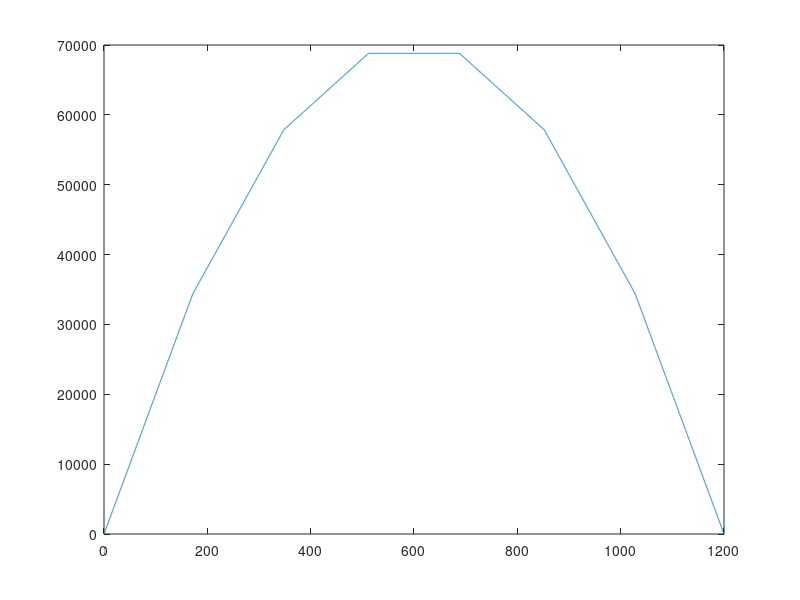

The MATLAB source for this figure:
%% 
% Beam Solver 3000

% change load here
case_loads = linspace(400/6, 400/6, 6);

% add first location of load and adjust load spacing
first = 172
loads = [case_loads; first + [0 176 340 516 680 856]];

% 

% reaction forces
By = sum(loads(2,:).*loads(1,:))/1200;
Ay = sum(loads(1,:)) - By;
V = max(Ay, By);

SFD = [Ay zeros(1, length(loads(1,:))); loads(2,1) zeros(1, length(loads(1,:))-1) 1200-loads(2, end)];
for i = 1:(length(loads(1,:)))
    SFD(1, i+1) = SFD(1, i) - loads(1, i);
end
for i = 1:length(loads(1,:))-1
    SFD(2, i+1) = loads(2,i+1) - loads(2,i);
end
SFD = [SFD;SFD(1,:).*SFD(2,:)];


locs = [loads(2,:) 1200];

SFD_exp = [linspace(0,1200,12001);zeros(1, 12001)];
for i = 1:length(SFD_exp(1,:))
    for k = 1:length(locs)
        if SFD_exp(1,i) <= locs(k)
            
            SFD_exp(2,i) = SFD(1,k);
           

            break
        end
    end
end

plot(SFD_exp(1,:),SFD_exp(2,:))

% bmd
BMD = [0 SFD(2,:);zeros(1,length(SFD(1,:))+1)];
for i = 2:length(SFD(1,:))+1
    BMD(2,i) = BMD(2, i-1) + SFD(3,i-1);
end



BMD_exp = [];
%BMD
for k = 1:length(BMD(2,:))-1
    %BMD(2,k)
    %BMD(2,k+1)
    %(BMD(1,k+1)) * 10 + 1
    %linspace(BMD(2,k),BMD(2,k+1),(BMD(1,k+1)) * 10 + 1)
    BMD_exp = [BMD_exp linspace(BMD(2,k),BMD(2,k+1),(BMD(1,k+1)) * 10 + 1)];
    if k ~= length(BMD(2,:))-1
        BMD_exp(end) = [];
    end
    
end
% bandaid fix to weird bug
if length(BMD_exp) == 12000
        BMD_exp = [BMD_exp, BMD_exp(end)];
end
BMD_exp;
BMD_exp = [linspace(0,1200,12001);BMD_exp];
plot(BMD_exp(1,:), BMD_exp(2,:))